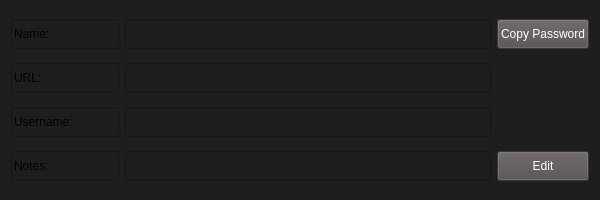
<?xml version="1.0" encoding="UTF-8"?>
<ui version="4.0">
 <class>PasswordRow</class>
 <widget class="QWidget" name="PasswordRow">
  <property name="geometry">
   <rect>
    <x>0</x>
    <y>0</y>
    <width>600</width>
    <height>200</height>
   </rect>
  </property>
  <property name="sizePolicy">
   <sizepolicy hsizetype="Preferred" vsizetype="Preferred">
    <horstretch>0</horstretch>
    <verstretch>0</verstretch>
   </sizepolicy>
  </property>
  <property name="minimumSize">
   <size>
    <width>600</width>
    <height>200</height>
   </size>
  </property>
  <property name="maximumSize">
   <size>
    <width>16777215</width>
    <height>400</height>
   </size>
  </property>
  <property name="windowTitle">
   <string>Form</string>
  </property>
  <property name="styleSheet">
   <string notr="true">background-color: rgb(30,30,30);</string>
  </property>
  <layout class="QGridLayout" name="gridLayout">
   <item row="2" column="1">
    <widget class="QLineEdit" name="password_username">
     <property name="minimumSize">
      <size>
       <width>0</width>
       <height>30</height>
      </size>
     </property>
     <property name="readOnly">
      <bool>true</bool>
     </property>
    </widget>
   </item>
   <item row="3" column="1">
    <widget class="QLineEdit" name="password_notes">
     <property name="minimumSize">
      <size>
       <width>0</width>
       <height>30</height>
      </size>
     </property>
     <property name="readOnly">
      <bool>true</bool>
     </property>
    </widget>
   </item>
   <item row="1" column="1">
    <widget class="QLineEdit" name="password_url">
     <property name="minimumSize">
      <size>
       <width>0</width>
       <height>30</height>
      </size>
     </property>
     <property name="readOnly">
      <bool>true</bool>
     </property>
    </widget>
   </item>
   <item row="2" column="0">
    <widget class="QLineEdit" name="lineEdit_3">
     <property name="sizePolicy">
      <sizepolicy hsizetype="Minimum" vsizetype="Fixed">
       <horstretch>0</horstretch>
       <verstretch>0</verstretch>
      </sizepolicy>
     </property>
     <property name="minimumSize">
      <size>
       <width>0</width>
       <height>30</height>
      </size>
     </property>
     <property name="text">
      <string>Username:</string>
     </property>
     <property name="readOnly">
      <bool>true</bool>
     </property>
    </widget>
   </item>
   <item row="1" column="0">
    <widget class="QLineEdit" name="lineEdit_2">
     <property name="sizePolicy">
      <sizepolicy hsizetype="Minimum" vsizetype="Fixed">
       <horstretch>0</horstretch>
       <verstretch>0</verstretch>
      </sizepolicy>
     </property>
     <property name="minimumSize">
      <size>
       <width>0</width>
       <height>30</height>
      </size>
     </property>
     <property name="text">
      <string>URL:</string>
     </property>
     <property name="readOnly">
      <bool>true</bool>
     </property>
    </widget>
   </item>
   <item row="3" column="0">
    <widget class="QLineEdit" name="lineEdit_4">
     <property name="sizePolicy">
      <sizepolicy hsizetype="Minimum" vsizetype="Fixed">
       <horstretch>0</horstretch>
       <verstretch>0</verstretch>
      </sizepolicy>
     </property>
     <property name="minimumSize">
      <size>
       <width>0</width>
       <height>30</height>
      </size>
     </property>
     <property name="text">
      <string>Notes:</string>
     </property>
     <property name="readOnly">
      <bool>true</bool>
     </property>
    </widget>
   </item>
   <item row="0" column="0">
    <widget class="QLineEdit" name="lineEdit">
     <property name="sizePolicy">
      <sizepolicy hsizetype="Minimum" vsizetype="Fixed">
       <horstretch>0</horstretch>
       <verstretch>0</verstretch>
      </sizepolicy>
     </property>
     <property name="minimumSize">
      <size>
       <width>0</width>
       <height>30</height>
      </size>
     </property>
     <property name="text">
      <string>Name:</string>
     </property>
     <property name="readOnly">
      <bool>true</bool>
     </property>
    </widget>
   </item>
   <item row="0" column="1">
    <widget class="QLineEdit" name="password_name">
     <property name="minimumSize">
      <size>
       <width>0</width>
       <height>30</height>
      </size>
     </property>
     <property name="readOnly">
      <bool>true</bool>
     </property>
    </widget>
   </item>
   <item row="3" column="2">
    <widget class="QPushButton" name="password_edit">
     <property name="minimumSize">
      <size>
       <width>0</width>
       <height>30</height>
      </size>
     </property>
     <property name="styleSheet">
      <string notr="true">QPushButton {
        background-color: rgb(82, 77, 77);
        color: white;
    }

QPushButton:hover {
        background-color: rgb(72, 67, 67);
}

    QPushButton:pressed {
        background-color: rgb(62, 57, 57);
    }</string>
     </property>
     <property name="text">
      <string>Edit</string>
     </property>
    </widget>
   </item>
   <item row="0" column="2">
    <widget class="QPushButton" name="password_passcopy">
     <property name="minimumSize">
      <size>
       <width>0</width>
       <height>30</height>
      </size>
     </property>
     <property name="styleSheet">
      <string notr="true">QPushButton {
        background-color: rgb(82, 77, 77);
        color: white;
    }

QPushButton:hover {
        background-color: rgb(72, 67, 67);
}

    QPushButton:pressed {
        background-color: rgb(62, 57, 57);
    }</string>
     </property>
     <property name="text">
      <string>Copy Password</string>
     </property>
    </widget>
   </item>
  </layout>
 </widget>
 <resources/>
 <connections/>
</ui>
